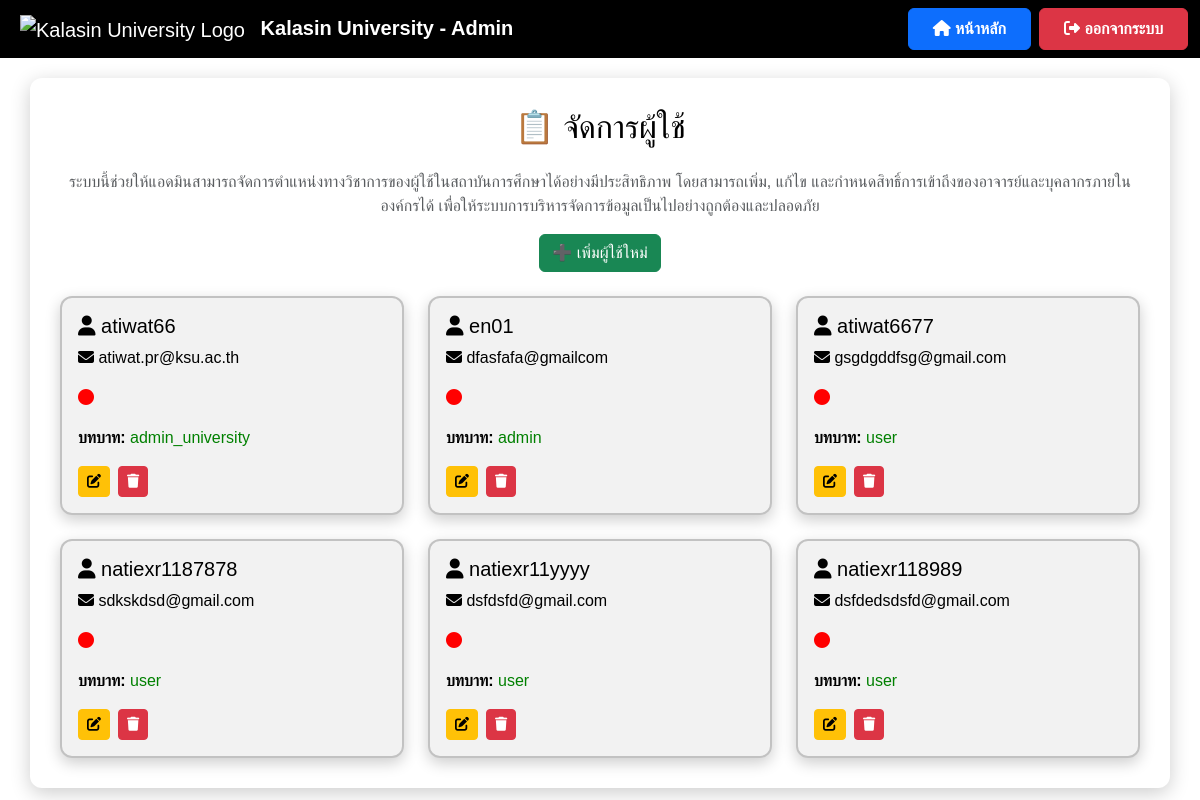
/manage_users (signed in), run on the app's committed database.
### models.py (models this page shows)
class User(db.Model):
    id = db.Column(db.Integer, primary_key=True)
    username = db.Column(db.String(100), nullable=False, unique=True)
    role = db.Column(db.String(50), nullable=False)
    faculty = db.Column(db.String(100), nullable=True)
    document_requests = db.relationship('DocumentRequest', back_populates='user', lazy=True)
    files = db.relationship('File', back_populates='user', lazy=True)  # ✅ เพิ่มตรงนี้

### app.py (the view)
@app.route('/manage_users')
def manage_users():
    if 'role' not in session or session['role'] not in ['admin', 'admin_university']:
        flash("❌ คุณไม่มีสิทธิ์เข้าถึงหน้านี้!", "danger")
        return redirect(url_for('admin_login'))  # ถ้าไม่ใช่ admin, ให้ไปหน้า login
    users = User.query.all()
    return render_template('manage_users.html', users=users)

### templates/manage_users.html (shortened to what this page needs)
<!DOCTYPE html>
<html lang="th">
<head>
    <link href="https://cdn.jsdelivr.net/npm/bootstrap@5.3.3/dist/css/bootstrap.min.css" rel="stylesheet">
    <link rel="stylesheet" href="https://cdnjs.cloudflare.com/ajax/libs/font-awesome/6.4.2/css/all.min.css">
</head>
<body>
    <nav class="navbar navbar-expand-lg navbar-dark">
        <div class="container-fluid">
            <a class="navbar-brand ms-2" href="{{ url_for('university_dashboard') }}">
                <img src="https://upload.wikimedia.org/wikipedia/th/4/4e/Kalasin_University_Seal.svg"
                     alt="Kalasin University Logo"
                     style="height: 50px; margin-right: 10px;">
                <strong>Kalasin University - Admin</strong>
            </a>
            <div class="ms-auto d-flex">
                <a href="{{ url_for('university_dashboard') }}" class="btn btn-primary fw-bold px-4 py-2 me-2">
                    <i class="fas fa-home"></i> หน้าหลัก
                </a>
                <a href="{{ url_for('logout') }}" class="btn btn-danger fw-bold px-4 py-2">
                    <i class="fas fa-sign-out-alt"></i> ออกจากระบบ
                </a>
            </div>
        </div>
    </nav>
    <div class="container container-custom">
        <h2 class="mb-4 text-center">📋 จัดการผู้ใช้</h2>
    <p class="text-center text-muted">
        ระบบนี้ช่วยให้แอดมินสามารถจัดการตำแหน่งทางวิชาการของผู้ใช้ในสถาบันการศึกษาได้อย่างมีประสิทธิภาพ
        โดยสามารถเพิ่ม, แก้ไข และกำหนดสิทธิ์การเข้าถึงของอาจารย์และบุคลากรภายในองค์กรได้
        เพื่อให้ระบบการบริหารจัดการข้อมูลเป็นไปอย่างถูกต้องและปลอดภัย
    </p>
        <div class="text-center mb-4">
            <a href="{{ url_for('add_user') }}" class="btn btn-success">
                ➕ เพิ่มผู้ใช้ใหม่
            </a>
        </div>
<div class="row row-cols-1 row-cols-md-2 row-cols-lg-3 g-4">
    {% for user in users %}
    <div class="col">
        <div class="user-card p-3 h-100 d-flex flex-column">
            <h5><i class="fas fa-user"></i> {{ user.username }}</h5>
            <p><i class="fas fa-envelope"></i> {{ user.email }}</p>
            <p>
                <i class="fas fa-circle"
                   style="color: {{ 'green' if user.status == 'active' else 'red' }};"></i>
            </p>
            <p><strong>บทบาท: </strong><span style="color: green;">{{ user.role }}</span></p>
            <div class="d-flex gap-2 mt-auto">
                <a href="{{ url_for('edit_user', user_id=user.id) }}"
                   class="btn btn-warning btn-sm">
                    <i class="fas fa-edit"></i>
                </a>
                <button class="btn btn-danger btn-sm"
                        onclick="confirmDelete('{{ user.id }}', '{{ user.username }}')">
                    <i class="fas fa-trash"></i>
                </button>
            </div>
        </div>
    </div>
    {% endfor %}
</div>
</body>
</html>

### templates/manage_users.html (style rules this page uses)
body { font-family: 'Poppins', sans-serif; background: white; color: black; }
.navbar { background: #000000; backdrop-filter: blur(10px); }
.container-custom { background: #ffffff; border-radius: 12px; padding: 30px; box-shadow: 0 5px 20px rgba(0, 0, 0, 0.2); margin-top: 20px; }
.user-card { background: rgba(0, 0, 0, 0.05); color: black; border-radius: 12px; padding: 20px; border: 2px solid rgba(0, 0, 0, 0.2); box-shadow: 0 5px 15px rgba(0, 0, 0, 0.2); transition: transform 0.2s; cursor: pointer; position: relative; }

### data on the page
User: username "atiwat66", email "atiwat.pr@ksu.ac.th", role "admin_university"
User: username "en01", email "dfasfafa@gmailcom", role "admin"
User: username "atiwat6677", email "gsgdgddfsg@gmail.com", role "user"
User: username "natiexr1187878", email "sdkskdsd@gmail.com", role "user"
User: username "natiexr11yyyy", email "dsfdsfd@gmail.com", role "user"
User: username "natiexr118989", email "dsfdedsdsfd@gmail.com", role "user"
